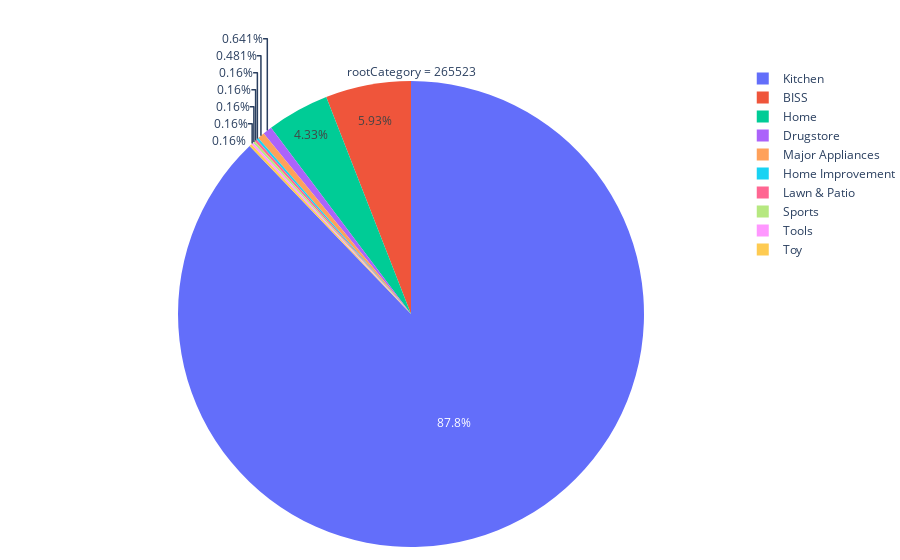
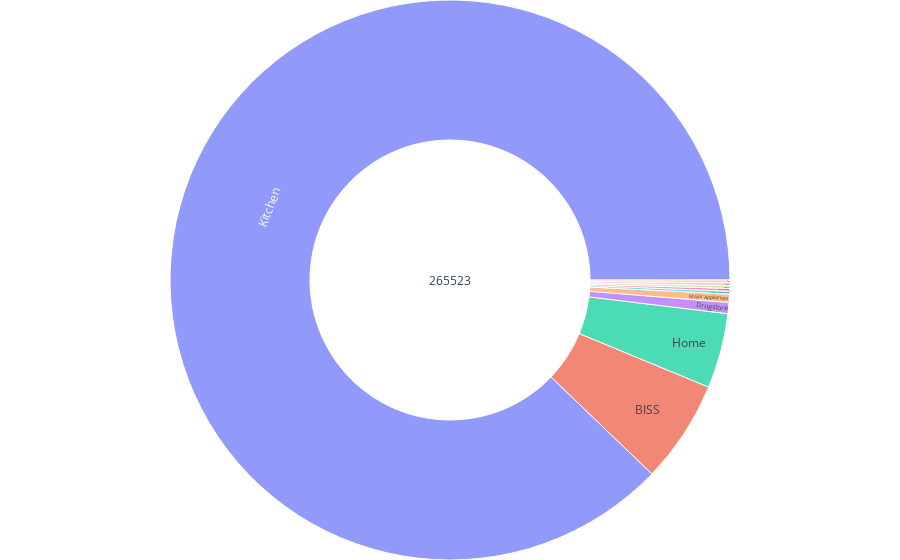

These figures' notebook cell, in order:
### Code cell
import plotly.graph_objects as go
df1 = testplot[testplot['rootCategory']==265523]
fig =go.Figure(go.Pie(
    labels=list(df1['productGroup']),
#     parents=list(df1['rootCategory']),
    values=list(df1['asin']),title= 'rootCategory = 265523'
))
fig.update_layout(margin = dict(t=0, l=0, r=0, b=0))
# fig.write_html("./file.html")
fig.show()

fig =go.Figure(go.Sunburst(
    labels=list(df1['productGroup']),
    parents=list(df1['rootCategory']),
    values=list(df1['asin']),
))
fig.update_layout(margin = dict(t=0, l=0, r=0, b=0))
# fig.write_html("./file.html")
fig.show()

### Figure 1 — Plotly figure (JSON) as saved in the notebook; plotly's stock layout.template omitted (floating-point values rounded to 4 significant figures)
{"data": [{"labels": ["BISS", "Drugstore", "Home", "Home Improvement", "Kitchen", "Lawn & Patio", "Major Appliances", "Sports", "Tools", "Toy"], "title": {"text": "rootCategory = 265523"}, "type": "pie", "values": [37, 4, 27, 1, 548, 1, 3, 1, 1, 1]}], "layout": {"margin": {"b": 0, "l": 0, "r": 0, "t": 0}}}

### Figure 2 — Plotly figure (JSON) as saved in the notebook; plotly's stock layout.template omitted (floating-point values rounded to 4 significant figures)
{"data": [{"labels": ["BISS", "Drugstore", "Home", "Home Improvement", "Kitchen", "Lawn & Patio", "Major Appliances", "Sports", "Tools", "Toy"], "parents": [265523, 265523, 265523, 265523, 265523, 265523, 265523, 265523, 265523, 265523], "type": "sunburst", "values": [37, 4, 27, 1, 548, 1, 3, 1, 1, 1]}], "layout": {"margin": {"b": 0, "l": 0, "r": 0, "t": 0}}}
